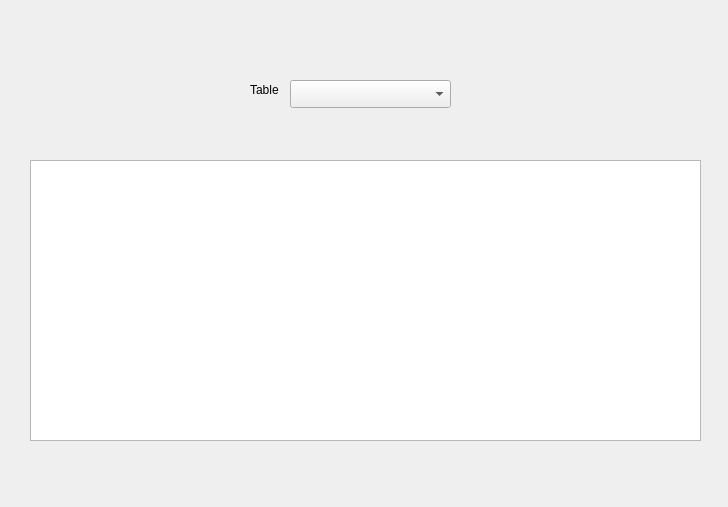
<?xml version="1.0" encoding="UTF-8"?>
<ui version="4.0">
 <class>schema_check</class>
 <widget class="QDialog" name="schema_check">
  <property name="geometry">
   <rect>
    <x>0</x>
    <y>0</y>
    <width>728</width>
    <height>507</height>
   </rect>
  </property>
  <property name="windowTitle">
   <string>Dialog</string>
  </property>
  <widget class="QComboBox" name="comboBox">
   <property name="geometry">
    <rect>
     <x>290</x>
     <y>80</y>
     <width>161</width>
     <height>28</height>
    </rect>
   </property>
  </widget>
  <widget class="QTableWidget" name="tableWidget">
   <property name="geometry">
    <rect>
     <x>30</x>
     <y>160</y>
     <width>671</width>
     <height>281</height>
    </rect>
   </property>
  </widget>
  <widget class="QLabel" name="label">
   <property name="geometry">
    <rect>
     <x>250</x>
     <y>80</y>
     <width>31</width>
     <height>20</height>
    </rect>
   </property>
   <property name="text">
    <string>Table</string>
   </property>
  </widget>
 </widget>
 <resources/>
 <connections/>
</ui>
